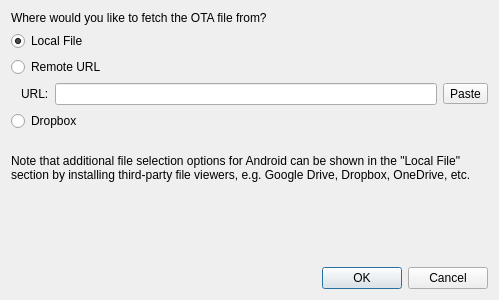
<?xml version="1.0" encoding="UTF-8"?>
<ui version="4.0">
 <class>FileTypeSelection</class>
 <widget class="QDialog" name="FileTypeSelection">
  <property name="geometry">
   <rect>
    <x>0</x>
    <y>0</y>
    <width>499</width>
    <height>300</height>
   </rect>
  </property>
  <property name="sizePolicy">
   <sizepolicy hsizetype="Expanding" vsizetype="Expanding">
    <horstretch>0</horstretch>
    <verstretch>0</verstretch>
   </sizepolicy>
  </property>
  <property name="minimumSize">
   <size>
    <width>0</width>
    <height>0</height>
   </size>
  </property>
  <property name="windowTitle">
   <string>Dialog</string>
  </property>
  <layout class="QVBoxLayout" name="verticalLayout_2">
   <item>
    <layout class="QVBoxLayout" name="verticalLayout">
     <item>
      <widget class="QLabel" name="label_2">
       <property name="text">
        <string>Where would you like to fetch the OTA file from?</string>
       </property>
      </widget>
     </item>
     <item>
      <widget class="QRadioButton" name="radio_LocalFile">
       <property name="text">
        <string>Local File</string>
       </property>
       <property name="checked">
        <bool>true</bool>
       </property>
      </widget>
     </item>
     <item>
      <widget class="QRadioButton" name="radio_RemoteURL">
       <property name="text">
        <string>Remote URL</string>
       </property>
      </widget>
     </item>
     <item>
      <layout class="QHBoxLayout" name="horizontalLayout">
       <item>
        <spacer name="horizontalSpacer">
         <property name="orientation">
          <enum>Qt::Horizontal</enum>
         </property>
         <property name="sizeType">
          <enum>QSizePolicy::Fixed</enum>
         </property>
         <property name="sizeHint" stdset="0">
          <size>
           <width>10</width>
           <height>20</height>
          </size>
         </property>
        </spacer>
       </item>
       <item>
        <widget class="QLabel" name="label">
         <property name="text">
          <string>URL:</string>
         </property>
        </widget>
       </item>
       <item>
        <widget class="QLineEdit" name="edit_RemoteFileURL">
         <property name="minimumSize">
          <size>
           <width>240</width>
           <height>0</height>
          </size>
         </property>
         <property name="inputMethodHints">
          <set>Qt::ImhUrlCharactersOnly</set>
         </property>
         <property name="maxLength">
          <number>1024</number>
         </property>
         <property name="clearButtonEnabled">
          <bool>true</bool>
         </property>
        </widget>
       </item>
       <item>
        <widget class="QToolButton" name="btn_Paste">
         <property name="text">
          <string>Paste</string>
         </property>
        </widget>
       </item>
      </layout>
     </item>
     <item>
      <widget class="QRadioButton" name="radio_Dropbox">
       <property name="text">
        <string>Dropbox</string>
       </property>
      </widget>
     </item>
     <item>
      <widget class="QLabel" name="label_AndroidInfo">
       <property name="sizePolicy">
        <sizepolicy hsizetype="Expanding" vsizetype="Expanding">
         <horstretch>0</horstretch>
         <verstretch>0</verstretch>
        </sizepolicy>
       </property>
       <property name="text">
        <string>Note that additional file selection options for Android can be shown in the &quot;Local File&quot; section by installing third-party file viewers, e.g. Google Drive, Dropbox, OneDrive, etc.</string>
       </property>
       <property name="scaledContents">
        <bool>false</bool>
       </property>
       <property name="wordWrap">
        <bool>true</bool>
       </property>
      </widget>
     </item>
     <item>
      <spacer name="verticalSpacer">
       <property name="orientation">
        <enum>Qt::Vertical</enum>
       </property>
       <property name="sizeHint" stdset="0">
        <size>
         <width>20</width>
         <height>40</height>
        </size>
       </property>
      </spacer>
     </item>
    </layout>
   </item>
   <item>
    <widget class="QDialogButtonBox" name="buttons">
     <property name="orientation">
      <enum>Qt::Horizontal</enum>
     </property>
     <property name="standardButtons">
      <set>QDialogButtonBox::Cancel|QDialogButtonBox::Ok</set>
     </property>
    </widget>
   </item>
  </layout>
 </widget>
 <resources/>
 <connections>
  <connection>
   <sender>buttons</sender>
   <signal>accepted()</signal>
   <receiver>FileTypeSelection</receiver>
   <slot>accept()</slot>
   <hints>
    <hint type="sourcelabel">
     <x>248</x>
     <y>254</y>
    </hint>
    <hint type="destinationlabel">
     <x>157</x>
     <y>274</y>
    </hint>
   </hints>
  </connection>
  <connection>
   <sender>buttons</sender>
   <signal>rejected()</signal>
   <receiver>FileTypeSelection</receiver>
   <slot>reject()</slot>
   <hints>
    <hint type="sourcelabel">
     <x>316</x>
     <y>260</y>
    </hint>
    <hint type="destinationlabel">
     <x>286</x>
     <y>274</y>
    </hint>
   </hints>
  </connection>
 </connections>
</ui>
